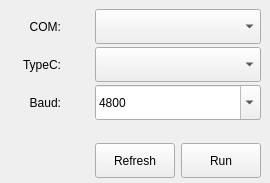
<?xml version="1.0" encoding="UTF-8"?>
<ui version="4.0">
 <class>MainWindow</class>
 <widget class="QMainWindow" name="MainWindow">
  <property name="geometry">
   <rect>
    <x>0</x>
    <y>0</y>
    <width>270</width>
    <height>183</height>
   </rect>
  </property>
  <property name="minimumSize">
   <size>
    <width>270</width>
    <height>183</height>
   </size>
  </property>
  <property name="maximumSize">
   <size>
    <width>270</width>
    <height>183</height>
   </size>
  </property>
  <property name="windowTitle">
   <string>ComBridge</string>
  </property>
  <widget class="QWidget" name="centralwidget">
   <layout class="QGridLayout" name="gridLayout">
    <item row="0" column="0" colspan="2">
     <widget class="QLabel" name="label">
      <property name="minimumSize">
       <size>
        <width>52</width>
        <height>35</height>
       </size>
      </property>
      <property name="maximumSize">
       <size>
        <width>52</width>
        <height>16777215</height>
       </size>
      </property>
      <property name="text">
       <string>COM:</string>
      </property>
      <property name="alignment">
       <set>Qt::AlignRight|Qt::AlignTrailing|Qt::AlignVCenter</set>
      </property>
     </widget>
    </item>
    <item row="0" column="2" colspan="2">
     <widget class="QComboBox" name="comboBoxCOM">
      <property name="minimumSize">
       <size>
        <width>0</width>
        <height>35</height>
       </size>
      </property>
     </widget>
    </item>
    <item row="1" column="0" colspan="2">
     <widget class="QLabel" name="label_2">
      <property name="minimumSize">
       <size>
        <width>52</width>
        <height>35</height>
       </size>
      </property>
      <property name="maximumSize">
       <size>
        <width>52</width>
        <height>16777215</height>
       </size>
      </property>
      <property name="text">
       <string>TypeC:</string>
      </property>
      <property name="alignment">
       <set>Qt::AlignRight|Qt::AlignTrailing|Qt::AlignVCenter</set>
      </property>
     </widget>
    </item>
    <item row="1" column="2" colspan="2">
     <widget class="QComboBox" name="comboBoxTypeC">
      <property name="minimumSize">
       <size>
        <width>0</width>
        <height>35</height>
       </size>
      </property>
     </widget>
    </item>
    <item row="2" column="0" colspan="2">
     <widget class="QLabel" name="label_3">
      <property name="minimumSize">
       <size>
        <width>52</width>
        <height>35</height>
       </size>
      </property>
      <property name="maximumSize">
       <size>
        <width>52</width>
        <height>16777215</height>
       </size>
      </property>
      <property name="text">
       <string>Baud:</string>
      </property>
      <property name="alignment">
       <set>Qt::AlignRight|Qt::AlignTrailing|Qt::AlignVCenter</set>
      </property>
     </widget>
    </item>
    <item row="2" column="2" colspan="2">
     <widget class="QComboBox" name="comboBoxBaud">
      <property name="minimumSize">
       <size>
        <width>0</width>
        <height>35</height>
       </size>
      </property>
      <property name="editable">
       <bool>true</bool>
      </property>
      <item>
       <property name="text">
        <string>4800</string>
       </property>
      </item>
      <item>
       <property name="text">
        <string>9600</string>
       </property>
      </item>
      <item>
       <property name="text">
        <string>14400</string>
       </property>
      </item>
      <item>
       <property name="text">
        <string>19200</string>
       </property>
      </item>
      <item>
       <property name="text">
        <string>38400</string>
       </property>
      </item>
      <item>
       <property name="text">
        <string>56000</string>
       </property>
      </item>
      <item>
       <property name="text">
        <string>57600</string>
       </property>
      </item>
      <item>
       <property name="text">
        <string>115200</string>
       </property>
      </item>
     </widget>
    </item>
    <item row="3" column="0">
     <widget class="QLabel" name="label_4">
      <property name="text">
       <string/>
      </property>
      <property name="alignment">
       <set>Qt::AlignRight|Qt::AlignTrailing|Qt::AlignVCenter</set>
      </property>
     </widget>
    </item>
    <item row="4" column="1">
     <spacer name="horizontalSpacer">
      <property name="orientation">
       <enum>Qt::Horizontal</enum>
      </property>
      <property name="sizeHint" stdset="0">
       <size>
        <width>58</width>
        <height>20</height>
       </size>
      </property>
     </spacer>
    </item>
    <item row="4" column="2">
     <widget class="QPushButton" name="pushButtonRefresh">
      <property name="minimumSize">
       <size>
        <width>0</width>
        <height>35</height>
       </size>
      </property>
      <property name="text">
       <string>Refresh</string>
      </property>
     </widget>
    </item>
    <item row="4" column="3">
     <widget class="QPushButton" name="pushButtonRun">
      <property name="minimumSize">
       <size>
        <width>0</width>
        <height>35</height>
       </size>
      </property>
      <property name="text">
       <string>Run</string>
      </property>
     </widget>
    </item>
   </layout>
  </widget>
 </widget>
 <resources/>
 <connections/>
</ui>
